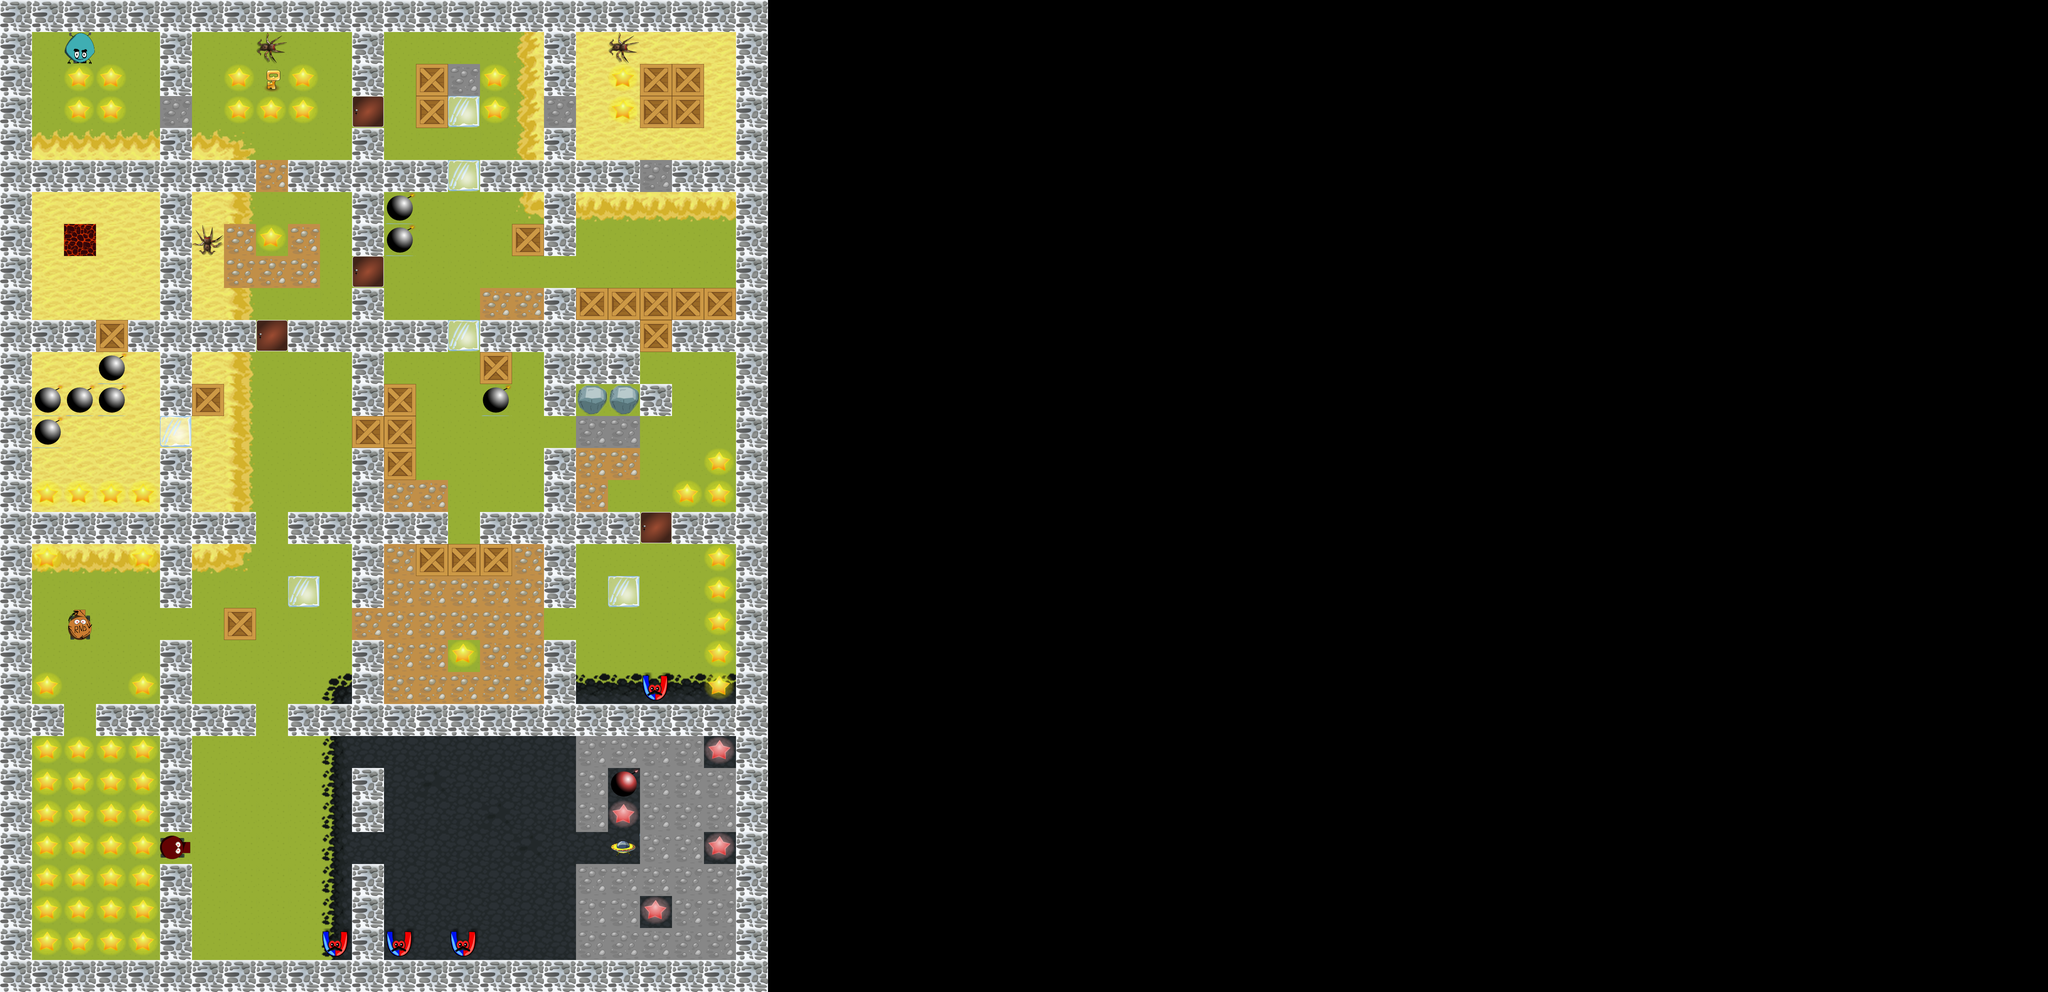

A 2D game scene composited from a Tiled map and its tileset images. What follows is a short description and the map's XML, with each tile layer's data collapsed to a summary:
An orthogonal 64x31 tile map with 80x80 px tiles, 6 tile layers (ground, ground2, ground3, walls, ...), 5 tilesets and 5 objects.

<map version="1.0" orientation="orthogonal" width="64" height="31" tilewidth="80" tileheight="80">
 <properties>
  <property name="Scale" value="0.75" />
  <property name="background_music" value="Pinball Spring 160" />
  <property name="level author" value="" />
  <property name="music_info" value="Chipper Doodle v2 by Kevin MacLeod is licensed under a CC Attribution 3.0." />
 </properties>
 <tileset firstgid="1" name="walls80" tilewidth="80" tileheight="80">
  <image source="walls80.png" width="320" height="320" />
  <tile id="0">
   <properties>
    <property name="wall" value="1" />
   </properties>
  </tile>
  <tile id="1">
   <properties>
    <property name="wall" value="1" />
   </properties>
  </tile>
  <tile id="2">
   <properties>
    <property name="wall" value="1" />
   </properties>
  </tile>
  <tile id="14">
   <properties>
    <property name="wall" value="1" />
   </properties>
  </tile>
  <tile id="15">
   <properties>
    <property name="wall" value="1" />
   </properties>
  </tile>
 </tileset>
 <tileset firstgid="17" name="SmallWorld-all" tilewidth="80" tileheight="80">
  <image source="SmallWorld-all.png" width="640" height="560" />
 </tileset>
 <tileset firstgid="73" name="TiledObjects" tilewidth="80" tileheight="80">
  <image source="TiledObjects.png" width="800" height="800" />
 </tileset>
 <tileset firstgid="173" name="walls80V2" tilewidth="80" tileheight="80">
  <image source="walls80V2.png" width="640" height="640" />
  <tile id="0">
   <properties>
    <property name="wall" value="1" />
   </properties>
  </tile>
  <tile id="1">
   <properties>
    <property name="wall" value="1" />
   </properties>
  </tile>
  <tile id="26">
   <properties>
    <property name="wall" value="1" />
   </properties>
  </tile>
 </tileset>
 <tileset firstgid="237" name="snowShadows" tilewidth="80" tileheight="80">
  <image source="snowShadows.png" width="640" height="640" />
 </tileset>
 <layer name="ground" width="64" height="31">
  <data>[1984 cells, 734 non-empty, 2 distinct tile ids]</data>
 </layer>
 <layer name="ground2" width="64" height="31">
  <data>[1984 cells, 211 non-empty, 12 distinct tile ids]</data>
 </layer>
 <layer name="ground3" width="64" height="31">
  <data>[1984 cells, 9 non-empty, 4 distinct tile ids]</data>
 </layer>
 <layer name="walls" width="64" height="31">
  <data>[1984 cells, 239 non-empty, 1 distinct tile ids]</data>
 </layer>
 <layer name="walls feont" width="64" height="31">
  <data>[1984 cells, 239 non-empty, 1 distinct tile ids]</data>
 </layer>
 <layer name="ObjectTiles" width="64" height="31">
  <data>[1984 cells, 190 non-empty, 19 distinct tile ids]</data>
 </layer>
 <objectgroup name="objects">
  <properties>
   <property name="turn" value="left" />
  </properties>
  <object x="2640" y="80" width="80" height="80">
   <properties>
    <property name="element" value="2" />
    <property name="sequence" value="5" />
   </properties>
  </object>
  <object x="640" y="80" width="80" height="80">
   <properties>
    <property name="turn" value="left" />
   </properties>
  </object>
  <object x="2880" y="1360" width="80" height="80" />
  <object x="1840" y="2000" width="80" height="80" />
  <object x="1520" y="80" width="80" height="80">
   <properties>
    <property name="turn" value="left" />
   </properties>
  </object>
 </objectgroup>
</map>
